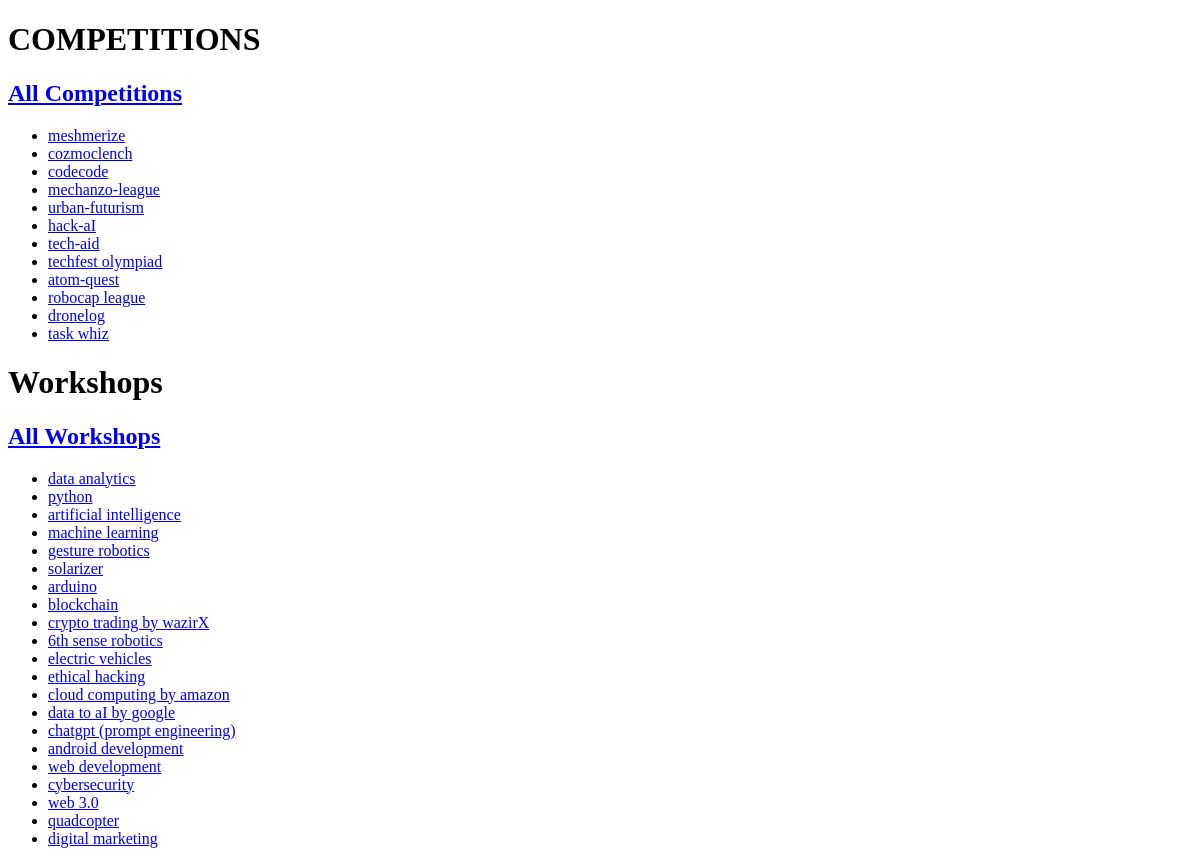
The app's page /administrator/ (signed in), older data.
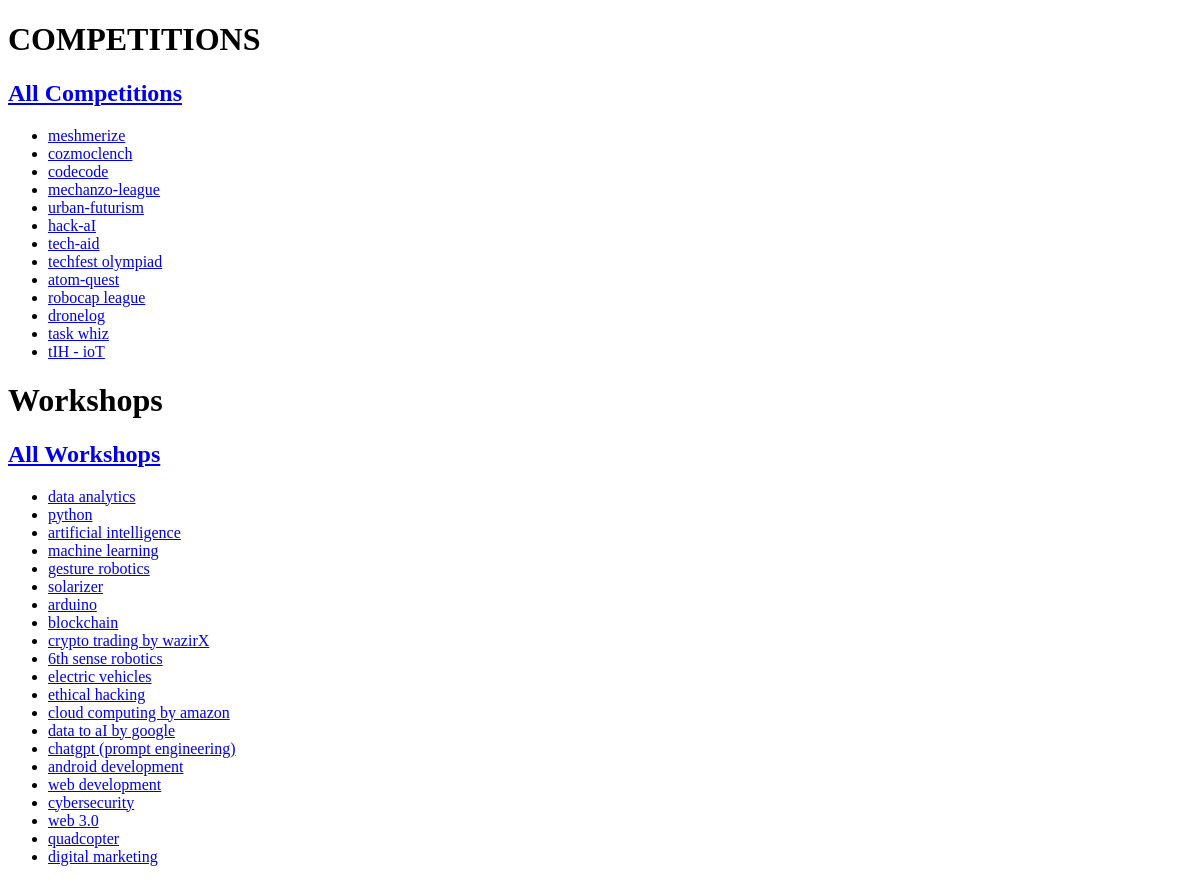
The same page, newer data.
### apis/models.py (models this page shows, shortened)
class Compi(models.Model):
    genre = models.CharField(max_length=50 ,choices=[
        ('1','Zonals'),
        ('2','Compis'),
        ('3','Ideates'),
        ('4','forth'),
    ], default=None)
    tag = models.CharField(max_length=100)
    name = models.CharField(max_length=100, primary_key=True)
    max_team_length = models.IntegerField(blank=True, null=True)
    prize = models.CharField(max_length=100)
    desc = models.TextField()
    img = models.ImageField(upload_to='compi')
    statement = models.FileField(upload_to='ProblemStatements', null=True, blank=True)
    sponsorImg = models.ImageField(upload_to='compi_sponsors', null=True, blank=True)
    sponsorLink = models.CharField(max_length=250, null=True, blank=True)
    reg_count = models.IntegerField(default=0)
    closed = models.BooleanField(default=False)

class Workshop(models.Model):
    workshop_id = models.IntegerField(null=True, default=0)
    name = models.CharField(max_length=100, primary_key=True)
    prize = models.CharField(max_length=100)
    ex_prize = models.CharField(null=True, blank=True, max_length=100)
    desc = models.TextField()
    img = models.ImageField(upload_to='workshop')
    sponsorImg = models.ImageField(upload_to='workshop_sponsors', null=True, blank=True)
    sponsorLink = models.CharField(max_length=250, null=True, blank=True)
    statement = models.FileField(upload_to='ProblemStatements', null=True, blank=True)
    paymentLink = models.TextField(null=True, blank=True)
    closed = models.BooleanField(default=False)

### admins/views.py (the view)
# urls.py: path('', views.home, name='home'),
@staff_member_required
def home(request):
    compies = Compi.objects.all()  # Retrieve all competitions
    workshops = Workshop.objects.all()  # Retrieve all workshops
    context = {
        'compies': compies,
        'workshops': workshops,
    }
    return render(request, 'home.html', context)

### admins/templates/home.html (shortened to what this page needs)
<!DOCTYPE html>
<html lang="en">
<head>
</head>
<body>
    <div>
        <h1>COMPETITIONS</h1>
        <a href='{% url "admins:compi" "compi"  %}'><h2>All Competitions</h2></a>
        <ul>
            {% for compi in compies %}
            <li>
                <a href='{% url "admins:compi" compiname=compi.name %}'>{{ compi.name }}</a>
            </li>
            {% endfor %}
        </ul>
    </div>
    <div>
        <h1>Workshops</h1>
        <a href="{% url 'admins:workshop' 'workshop' %}"><h2>All Workshops</h2></a>
        <ul>
            {% for workshop in workshops %}
            <li>
                <a href="{% url 'admins:workshop' workshopname=workshop.name %}">{{ workshop.name }}</a>
            </li>
            {% endfor %}
        </ul>
    </div>
</body>
</html>

Row changes from the older to the newer data that the page shows:
added Compi: name "tIH - ioT"
